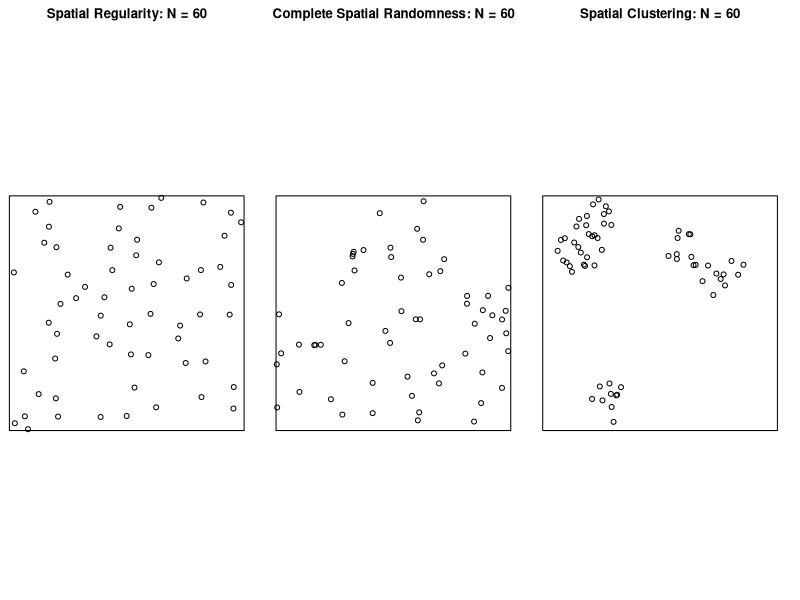
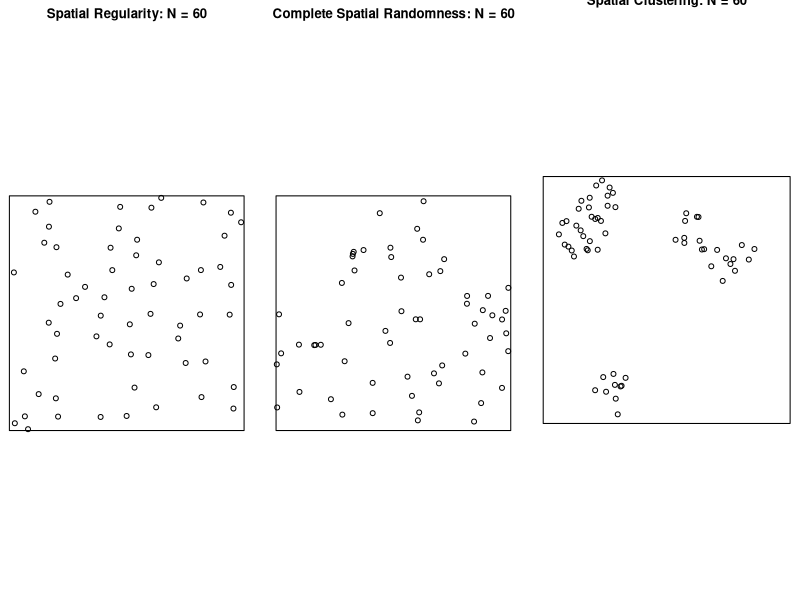
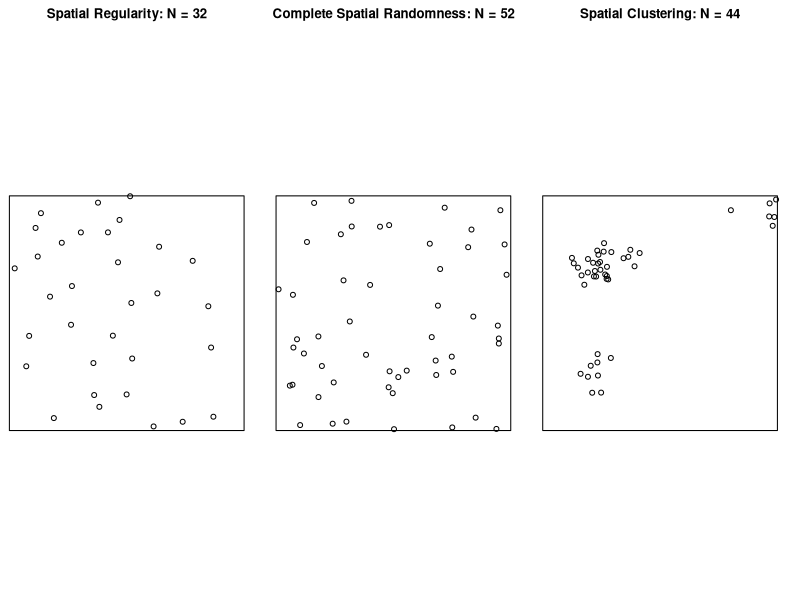

The R source for these figures, in order:
## ---- chunk 1
#| label: csr-plot
#| fig-align: center
#| code-fold: true
library(spatstat)
set.seed(6805)
N <- 60
r_core <- 0.05
obs_window <- square(1)
# Regularity via Inhibition
#reg_sims <- rMaternI(N, r=r_core, win=obs_window)
reg_sims <- rSSI(r=r_core, N)
# CSR data
#csr_sims <- rpoispp(N, win=obs_window)
csr_sims <- rpoint(N, win=obs_window)
### Clustered data
#clust_sims <- rMatClust(kappa=6, r=2.5*r_core, mu=10, win=obs_window)
#clust_sims <- rMatClust(mu=5, kappa=1, scale=0.1, win=obs_window, n.cond=N, w.cond=obs_window)
#clust_sims <- rclusterBKBC(clusters="MatClust", kappa=10, mu=10, scale=0.05, verbose=FALSE)
# Each cluster consist of 10 points in a disc of radius 0.2
nclust <- function(x0, y0, radius, n) {
    #print(n)
    return(runifdisc(10, radius, centre=c(x0, y0)))
}
clust_sims <- rNeymanScott(kappa=5, expand=0.0, rclust=nclust, radius=2*r_core, n=10)
# And PLOT
par(mfrow=c(1,3), mar=c(0,0,2,1))
plot(reg_sims, main=paste0("Spatial Regularity: N = ",reg_sims$n))
plot(csr_sims, main=paste0("Complete Spatial Randomness: N = ",csr_sims$n))
plot(clust_sims, main=paste0("Spatial Clustering: N = ",clust_sims$n))
## ---- chunk 2
#| label: csr-setup
#| fig-align: center
#| code-fold: true
library(spatstat)
set.seed(6805)
N <- 60
r_core <- 0.05
obs_window <- square(1)
# Regularity via Inhibition
#reg_sims <- rMaternI(N, r=r_core, win=obs_window)
reg_sims <- rSSI(r=r_core, N)
# CSR data
#csr_sims <- rpoispp(N, win=obs_window)
csr_sims <- rpoint(N, win=obs_window)
### Clustered data
#clust_sims <- rMatClust(kappa=6, r=2.5*r_core, mu=10, win=obs_window)
#clust_sims <- rMatClust(mu=5, kappa=1, scale=0.1, win=obs_window, n.cond=N, w.cond=obs_window)
#clust_sims <- rclusterBKBC(clusters="MatClust", kappa=10, mu=10, scale=0.05, verbose=FALSE)
# Each cluster consist of 10 points in a disc of radius 0.2
nclust <- function(x0, y0, radius, n) {
    #print(n)
    return(runifdisc(10, radius, centre=c(x0, y0)))
}
clust_sims <- rNeymanScott(kappa=5, expand=0.0, rclust=nclust, radius=2*r_core, n=10)
## ---- chunk 3
#| label: regular-plot
#| echo: false
plot(reg_sims, main=paste0("Spatial Regularity: N = ",reg_sims$n))
## ---- chunk 4
#| label: sr-plot
#| echo: false
plot(csr_sims, main=paste0("Complete Spatial Randomness: N = ",csr_sims$n))
## ---- chunk 5
#| label: cluster-plot
#| echo: false
par(mar=c(0,0,0,0))
plot(clust_sims, main=paste0("Spatial Clustering: N = ",clust_sims$n))
## ---- chunk 6
#| label: true-csr-plot
#| fig-align: center
#| code-fold: true
library(spatstat)
set.seed(6805)
lambda <- 60
r_core <- 0.05
obs_window <- square(1)
# Regularity via Inhibition
reg_sims <- rMaternI(lambda, r=r_core, win=obs_window)
#reg_sims <- rSSI(r=r_core, N)
# CSR data
csr_sims <- rpoispp(N, win=obs_window)
#csr_sims <- rpoint(N, win=obs_window)
### Clustered data
clust_mu <- 10
clust_sims <- rMatClust(kappa=lambda / clust_mu, scale=2*r_core, mu=10, win=obs_window)
# And PLOT
par(mfrow=c(1,3), mar=c(0,0,2,1))
plot(reg_sims, main=paste0("Spatial Regularity: N = ",reg_sims$n))
plot(csr_sims, main=paste0("Complete Spatial Randomness: N = ",csr_sims$n))
plot(clust_sims, main=paste0("Spatial Clustering: N = ",clust_sims$n))
